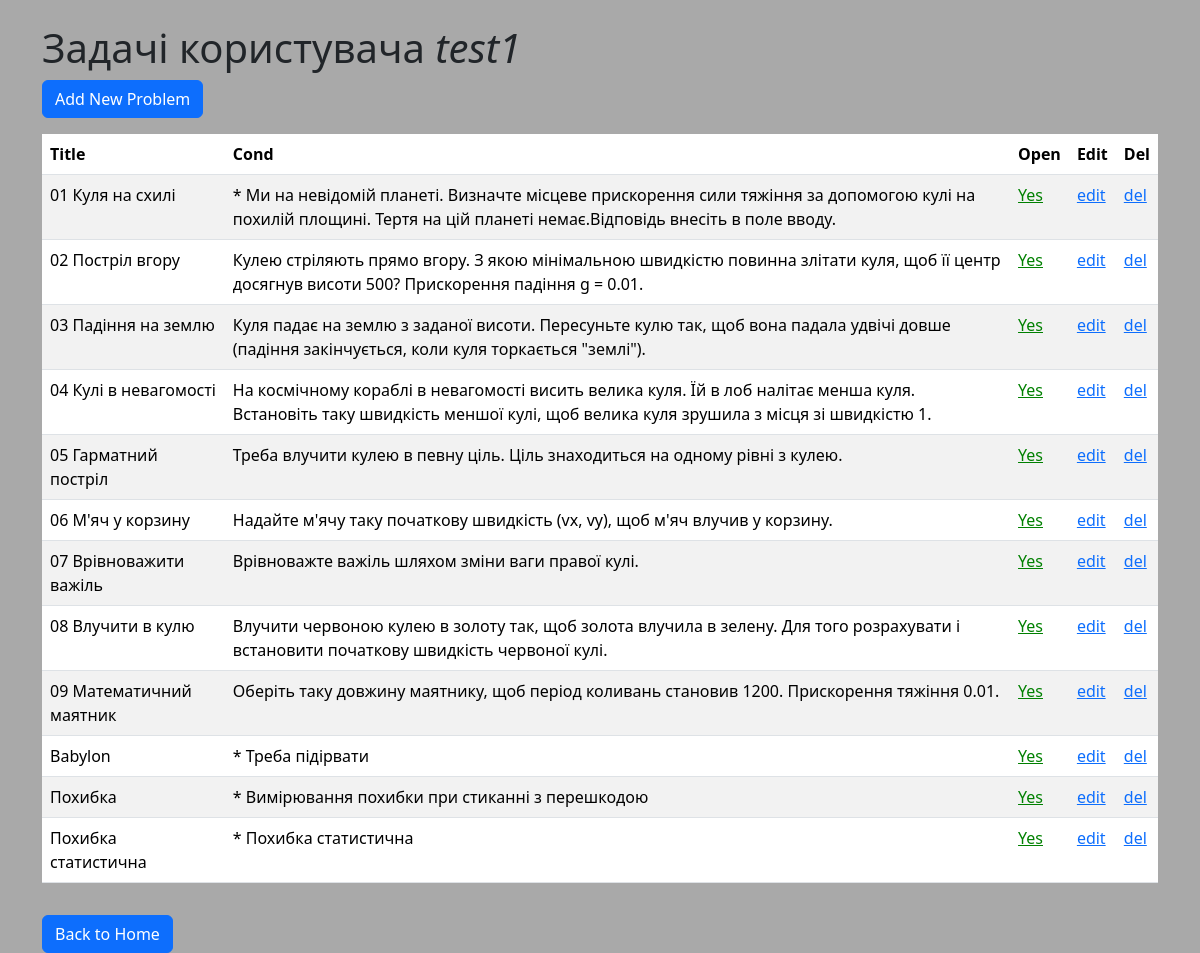
The app's page /admin (signed in), older data.
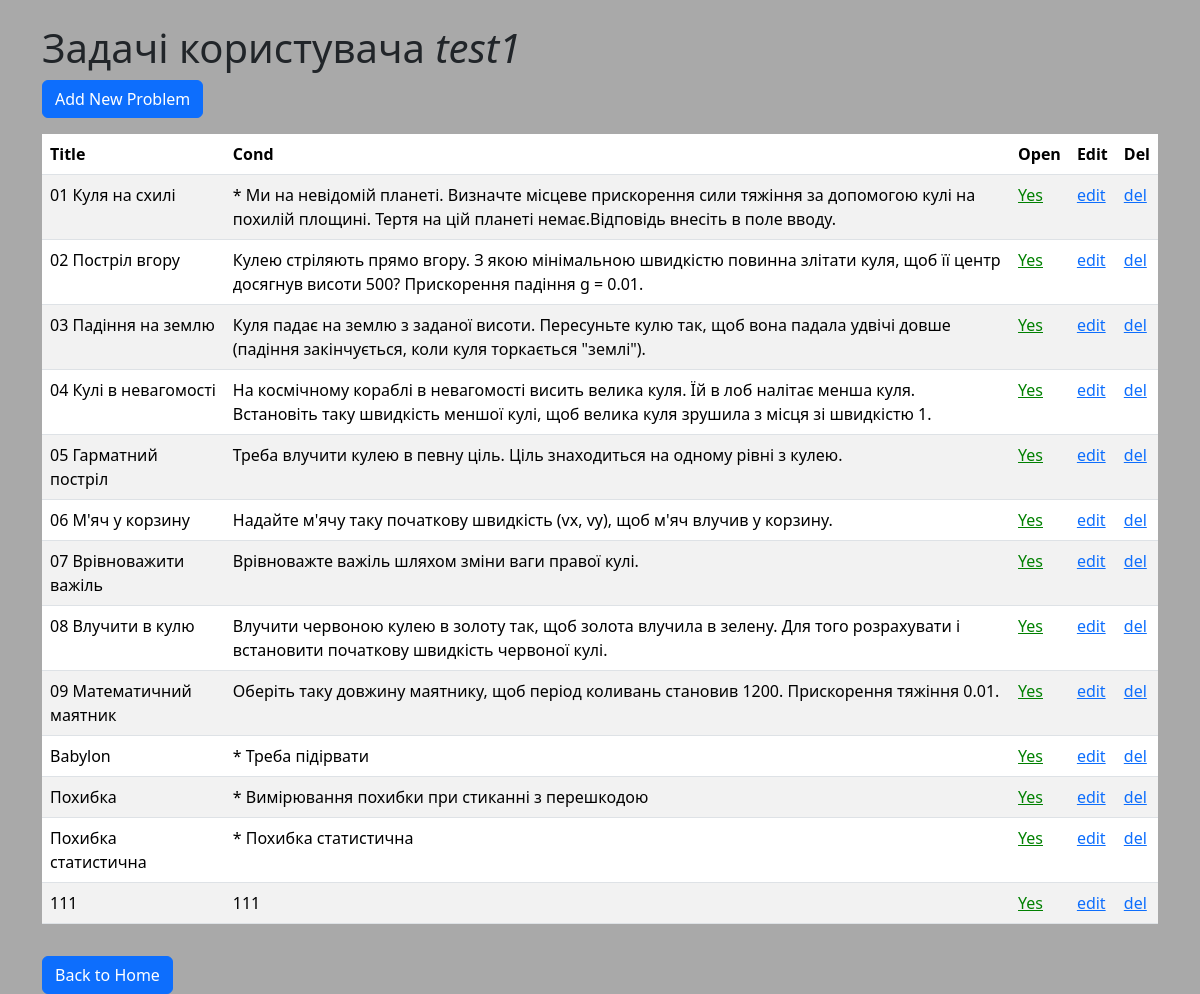
The same page, newer data.
### web_macro_mech/models.py (models this page shows)
class Base(DeclarativeBase):
    pass

class User(Base, UserMixin):
    __tablename__ = "users"
    id: Mapped[int] = mapped_column(primary_key=True)
    username: Mapped[str] = mapped_column(String(150), unique=True, nullable=False)
    password_hash: Mapped[str] = mapped_column(String(128), nullable=False)
    problems: Mapped[list["Problem"]] = relationship(back_populates="user")

class Problem(Base):
    __tablename__ = "problems"
    id: Mapped[int] = mapped_column(primary_key=True)
    title: Mapped[str] = mapped_column(String(150), nullable=False)
    cond: Mapped[str] = mapped_column(Text, nullable=False)
    init: Mapped[str] = mapped_column(Text, nullable=False)
    answer: Mapped[str] = mapped_column(Text, nullable=False)
    isOpen: Mapped[bool] = mapped_column(Boolean, default=True)
    username: Mapped[str] = mapped_column(ForeignKey("users.username"))
    user: Mapped["User"] = relationship(back_populates="problems")

### web_macro_mech/routes/main.py (the view)
@main_bp.route('/admin', methods=['GET'])
@login_required
def admin():
    with SessionLocal() as db:
        problems = db.query(Problem).filter(Problem.username == current_user.username).all()
        return render_template('admin.html', problems=problems)

### web_macro_mech/__init__.py (called while the page is built)
@login_manager.user_loader
def load_user(user_id):
    with SessionLocal() as session:
        return session.get(User, int(user_id))

### web_macro_mech/templates/admin.html (shortened to what this page needs)
<!DOCTYPE html>
<html lang="en">
<head>
    <link href="https://cdn.jsdelivr.net/npm/bootstrap@5.3.3/dist/css/bootstrap.min.css" rel="stylesheet"
>
    <link rel="stylesheet" href="static/index.css" />
</head>
<body>
    <div class="container">
        <h1 class="mt-4">Задачі користувача <i>{{current_user.username}}</i></h1>
        <div>
            <a href="{{ url_for('main.add_prob') }}" class="btn btn-primary">Add New Problem</a>
        </div>
        <table class="table table-striped mt-3">
            <thead>
                <tr>
                    <th>Title</th>
                    <th>Cond</th>
                    <th>Open</th>
                    <th>Edit</th>
                    <th>Del</th>
                </tr>
            </thead>
            <tbody>
                {% for problem in problems %}
                <tr>
                    <td>{{ problem.title }}</td>
                    <td>{{ problem.cond }}</td>
                    {% set color = 'green' if problem.isOpen else 'black'  %}
                    {% set yesNo = 'Yes' if problem.isOpen else 'No'  %}
                    <td>
                        <a href="{{ url_for('main.switch', id=problem.id ) }}"
                           style="color: {{ color }}">{{yesNo}}</a>
                    </td>
                    <td><a href="{{ url_for('main.edit_prob', id=problem.id ) }}">edit</a></td>
                    <td><a href="{{ url_for('main.del_prob', id=problem.id ) }}">del</a></td>
                </tr>
                {% endfor %}
            </tbody>
        </table>
        <a href="{{ url_for('main.index') }}" class="btn btn-primary mt-3">Back to Home</a>
    </div>
</body>
</html>

### web_macro_mech/static/index.css (style rules this page uses)
body { background-color: darkgrey; }
:root { --canvas-width: 800px; --canvas-height: 600px; }

Row changes from the older to the newer data that the page shows:
added Problem: title "111", cond "111", yesNo "Yes"
